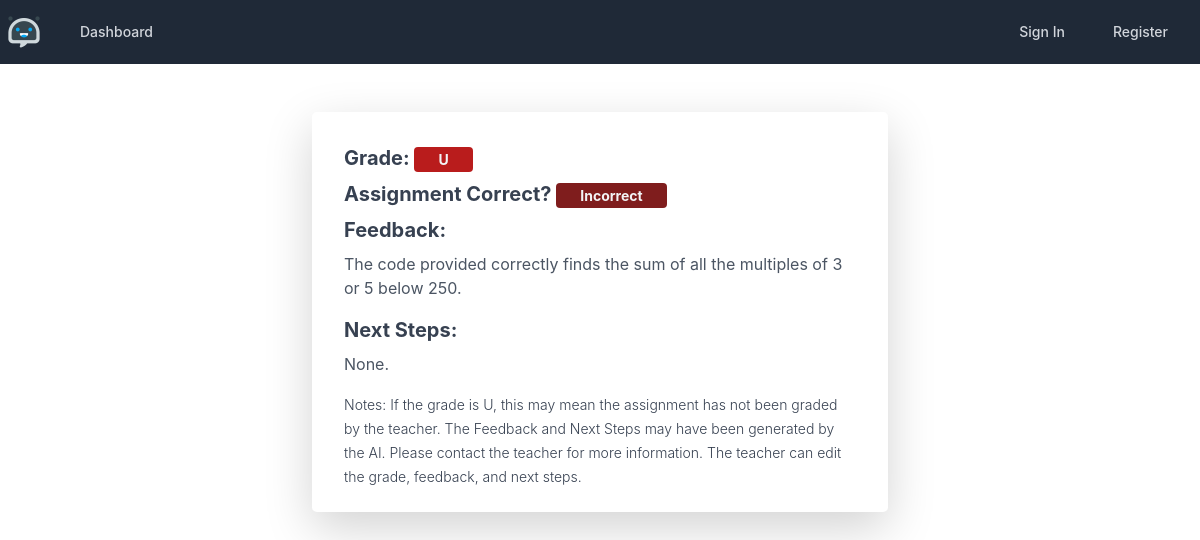
The app's page /view_grade/1, older data.
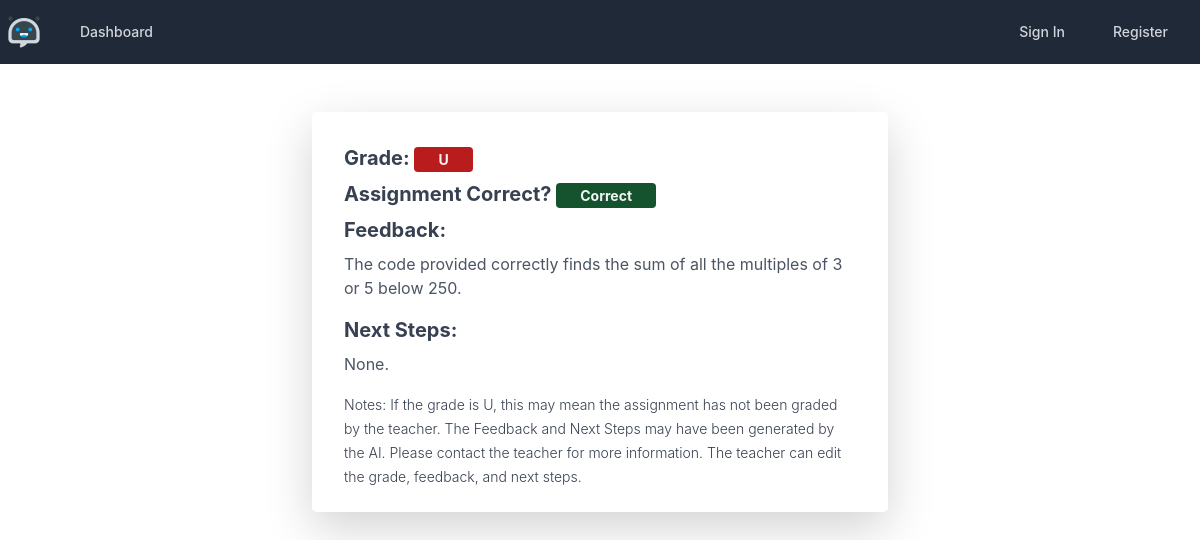
The same page, newer data.
### models.py (models this page shows, shortened)
class Grade(db.Model):
    __tablename__ = 'grades'
    __table_args__ = {'extend_existing': True}
    assignment_id = db.Column(db.Integer, db.ForeignKey(Assignment.assignment_id), nullable=False)
    student_id = db.Column(db.Integer, db.ForeignKey(User.id), nullable=False)
    grade = db.Column(db.String(1), nullable=True, default='N')
    correct = db.Column(db.Boolean, nullable=False, default=False)
    feedback = db.Column(db.String(2000), nullable=False, default='No Feedback Provided. Default.')
    next_steps = db.Column(db.String(2000), nullable=False, default='No Next Steps Provided. Default.')
    code_submission = db.Column(db.String(2000), nullable=False, default='No Code Provided. Default.')
    grade_id = db.Column(db.Integer, primary_key=True)

### grades/views.py (the view)
@grades_blueprint.route('/view_grade/<id>', methods=['GET', 'POST'])
def view_grade(id):
    grade = Grade.query.filter_by(grade_id=id).first_or_404()
    return render_template('grades/view_grade.html', grade=grade)

### templates/grades/view_grade.html (shortened to what this page needs)
<!DOCTYPE html>
<html lang="en">
<head>
</head>
<body>
{% extends 'base.html' %}
{% block content %}
    <div class="w-full max-w-xl mx-auto mt-5 my-2">
        <div class="max-w-2xl px-8 py-4 bg-white rounded-lg shadow-lg">
            <div class="flex items-center justify-between my-2">
                <span class="text-xl font-bold text-gray-700">
                    {% if grade.grade == "U" or grade.grade == "F" or grade.grade == "E" %}
                    Grade: <span class="px-4 py-1 text-sm font-bold text-gray-100 bg-red-700 rounded">{{ grade.grade }}</span>
                    {% elif grade.grade == "C" or grade.grade == "D" %}
                    Grade: <span class="px-4 py-1 text-sm font-bold text-gray-100 bg-yellow-600 rounded">{{ grade.grade }}</span>
                    {% else %}
                    Grade: <span class="px-4 py-1 text-sm font-bold text-gray-100 bg-green-700 rounded">{{ grade.grade }}</span>
                    {% endif %}
                </span>
            </div>
            <div class="flex items-center justify-between my-2">
            <span class="text-xl font-bold text-gray-700">
                {% if grade.correct == 1 %}
                    Assignment Correct?
                    <span class="px-4 py-1 text-sm font-bold text-gray-100 bg-green-900 rounded">Correct</span>
                {% else %}
                    Assignment Correct?
                    <span class="px-4 py-1 text-sm font-bold text-gray-100 bg-red-900 rounded">Incorrect</span>
                {% endif %}
            </span>
            </div>
            <div>
            <span class="text-xl font-bold text-gray-700">
                Feedback:
            </span>
            <p class="mt-2 text-gray-600">{{ grade.feedback }}</p>
            </div>
            <div>
            <span class="text-xl font-bold text-gray-700">
                Next Steps:
            </span>
                <p class="mt-2 text-gray-600">{{ grade.next_steps }}</p>
            </div>
            <div>
                <span class="text-sm font-light text-gray-700">
                    Notes: If the grade is U, this may mean the assignment has not been graded by the teacher.
                    The Feedback and Next Steps may have been generated by the AI. Please contact the teacher for more information.
                    The teacher can edit the grade, feedback, and next steps.
                </span>
            </div>
        </div>
    </div>
{% endblock %}

### templates/base.html (shortened to what this page needs)
<!doctype html>
<html lang="en">
<head>
    <link rel="stylesheet" href="https://stackpath.bootstrapcdn.com/bootstrap/4.3.1/css/bootstrap.min.css"
>
    <script src="https://cdn.tailwindcss.com"></script>
</head>
<body>
<nav class="bg-gray-800">
    <div class="mx-auto max-w-7xl px-2 sm:px-6 lg:px-8">
        <div class="relative flex h-16 items-center justify-between">
            <div class="flex flex-1 items-center justify-center sm:items-stretch sm:justify-start">
                <div class="flex flex-shrink-0 items-center">
                    <a href="{{ url_for('index') }}">
                    <img class="h-8 w-auto" src="/static/img/logo.png"
                         alt="Logo">
                    </a>
                </div>
                <div class="hidden sm:ml-6 sm:block">
                    <div class="flex space-x-4">
                        <a href="{{ url_for('index') }}" class="text-gray-300 hover:bg-gray-700 hover:text-white rounded-md px-3 py-2 text-sm font-medium"
                           aria-current="page">
                            Dashboard
                        </a>
                    </div>
                </div>
            </div>
            <div class="absolute inset-y-0 right-0 flex items-center pr-2 sm:static sm:inset-auto sm:ml-6 sm:pr-0">
                <div class="relative ml-3">
                    <div class="hidden sm:ml-6 sm:block">
                    <div class="flex space-x-4">
                        {% if not current_user.is_authenticated %}
                        <a href="{{ url_for('users.login') }}" class="text-gray-300 hover:bg-gray-700 hover:text-white rounded-md px-3 py-2 text-sm font-medium"
                           aria-current="page">Sign In
                        </a>
                        {% endif %}
                        {% if not current_user.is_authenticated %}
                        <a href="{{ url_for('users.register') }}" class="text-gray-300 hover:bg-gray-700 hover:text-white rounded-md px-3 py-2 text-sm font-medium"
                           aria-current="page">Register
                        </a>
                        {% endif %}
                    </div>
                </div>
                </div>
            </div>
        </div>
    </div>
</nav>
{% block content %}
{% endblock %}
</body>
</html>

Row changes from the older to the newer data that the page shows:
changed Grade "None.": correct False → True (drawn)
Text that changed along with them:
text no longer shown: "Incorrect"
text now shown: "Correct"
